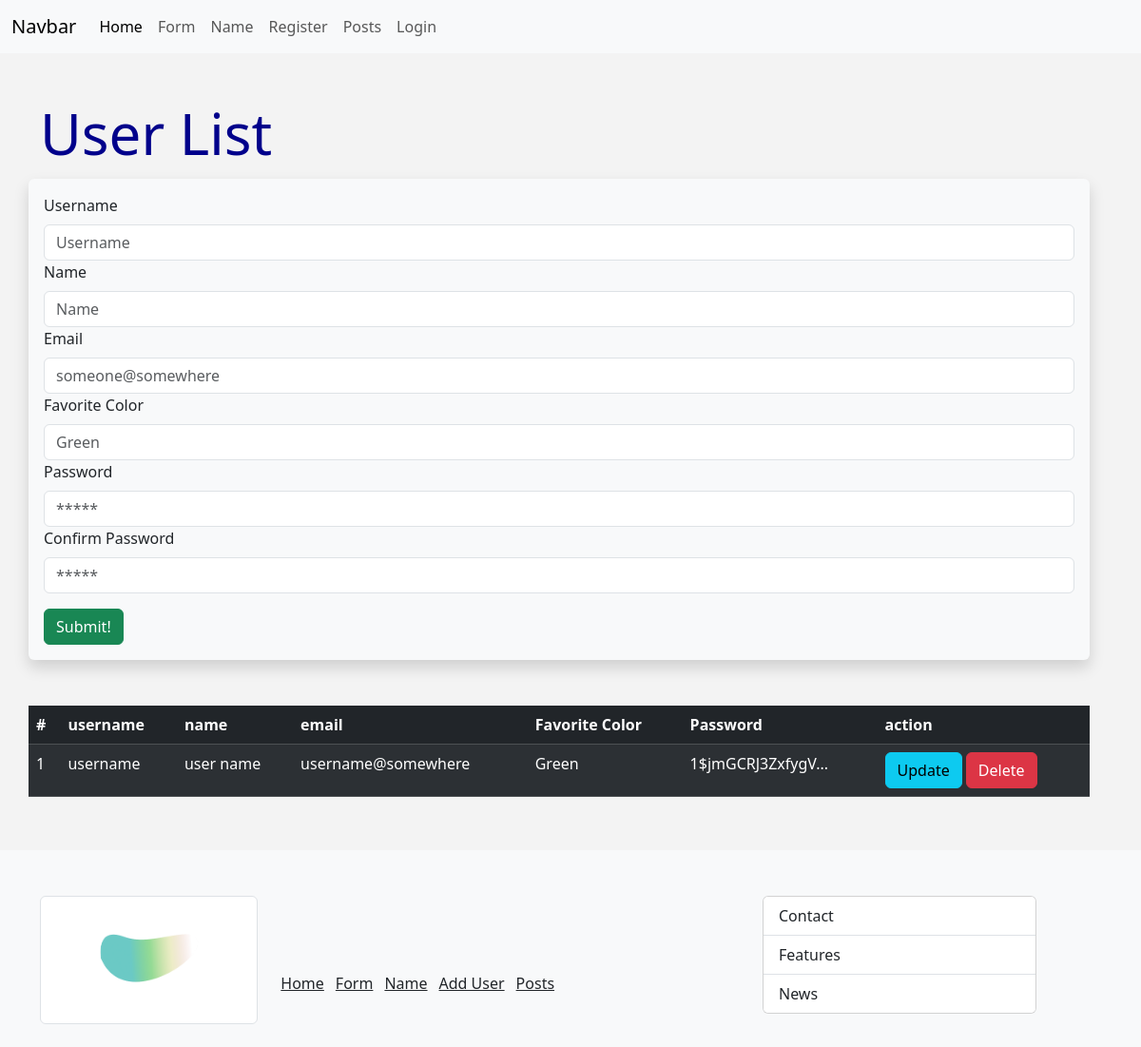
The page /user/add on the database as committed earlier.
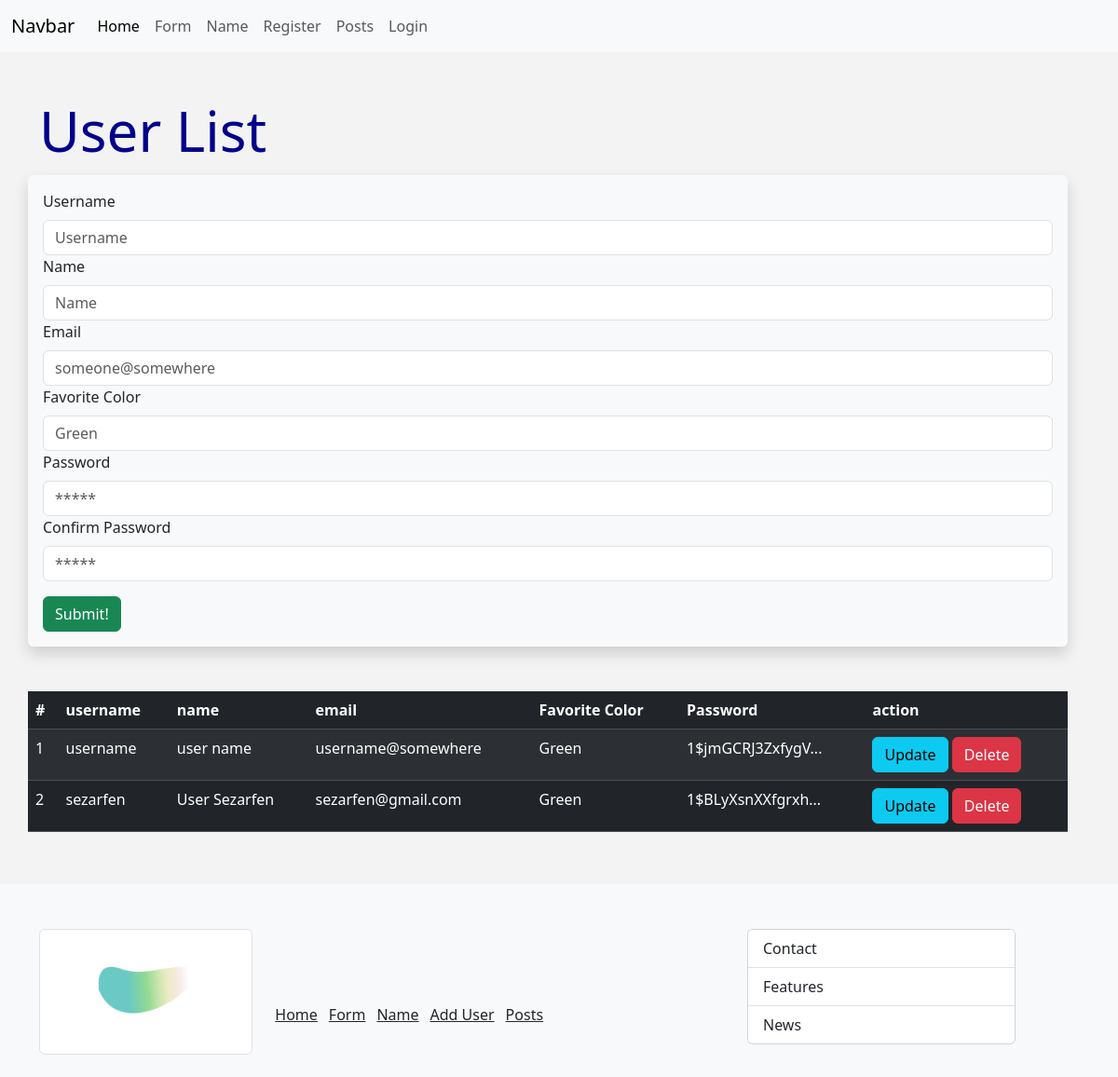
The same page on the database as committed later.
### main.py (models this page shows, shortened)
class Users(db.Model, UserMixin):
	id = db.Column(db.Integer, primary_key=True)
	username = db.Column(db.String(25), nullable=False) # unique=True causes a problem
	name = db.Column(db.String(55), nullable=False)
	email = db.Column(db.String(125), nullable=False, unique=True)
	date_added = db.Column(db.DateTime, default=datetime.utcnow)
	favorite_color = db.Column(db.String(25))
	password = db.Column(db.String(101), nullable=False)
	def shorten_the_password(self):
		return str(self.password)[15:30] + "..."

### main.py (the view, shortened to what this page needs)
@app.route("/user/add", methods=["GET", "POST"])
def add_user(): # Register Page
	username = None
	form = UserForm()
	our_users = Users.query.order_by(Users.id)
	return render_template("user/add_user.html", form=form, username=username, our_users=our_users)

### main.py
class UserForm(FlaskForm):
	username = StringField("Username", validators=[DataRequired()])
	name = StringField("Name", validators=[DataRequired()])
	email = EmailField("Email", validators=[DataRequired()])
	favorite_color = StringField("Favorite Color", validators=[DataRequired()])
	password = PasswordField("Password", validators=[DataRequired()])
	confirm_password = PasswordField("Confirm Password", validators=[DataRequired(), EqualTo("password",
																							 message="Passwords must match!")])  # we can use that message later
	submit = SubmitField(label="Submit!")

### templates/user/add_user.html (shortened to what this page needs)
{% extends 'base.html' %}
{% block content %}
	<h1>User List</h1>
	<div class="shadow p-3 mt-1 bg-body-tertiary rounded">
		<form method="POST">
			{{form.username.label(class="form-label")}}
			{{form.username(class="form-control", placeholder = "Username")}}
			{{form.name.label(class="form-label")}}
			{{form.name(class="form-control", placeholder = "Name")}}
			{{form.email.label(class="form-label")}}
			{{form.email(class="form-control", placeholder = "someone@somewhere")}}
			{{form.favorite_color.label(class="form-label")}}
			{{form.favorite_color(class="form-control", placeholder= "Green" )}}
			{{form.password.label(class="form-label")}}
			{{form.password(class="form-control", placeholder="*****")}}
			{{form.confirm_password.label(class="form-label")}}
			{{form.confirm_password(class="form-control", placeholder="*****")}}
			{{form.submit(class="btn btn-success mt-3")}}
		</form>
	</div>
	<br><br>
	<table class="table table-dark table-striped table-hover mt-5">
		<thead>
			<tr>
				<th class="col">#</th>
				<th class="col">username</th>
				<th class="col">name</th>
				<th class="col">email</th>
				<th class="col">Favorite Color</th>
				<th class="col">Password</th>
				<th class="col">action</th>
			</tr>
		</thead>
		<tbody>
			{% for our_user in our_users %}
			<tr scope="row">
				<td>{{our_user.id}}</td>
				<td>{{our_user.username}}</td>
				<td>{{our_user.name}}</td>
				<td>{{our_user.email}}</td>
				<td>{{our_user.favorite_color}}</td>
				<td>{{our_user.shorten_the_password()}}</td>
				<td>
					<a class="btn btn-info" href="/user/{{our_user.id}}">Update</a>
					<a class="btn btn-danger" href="{{url_for('delete_user', id = our_user.id) }}">Delete</a>
				</td>
			</tr>
			{% endfor %}
		</tbody>
	</table>
{% endblock %}

Rows that differ between the two databases and show on the page:
added Users: id "2", username "sezarfen", name "User Sezarfen", email "sezarfen@gmail.com", favorite_color "Green", shorten_the_password "1$BLyXsnXXfgrxh..."
